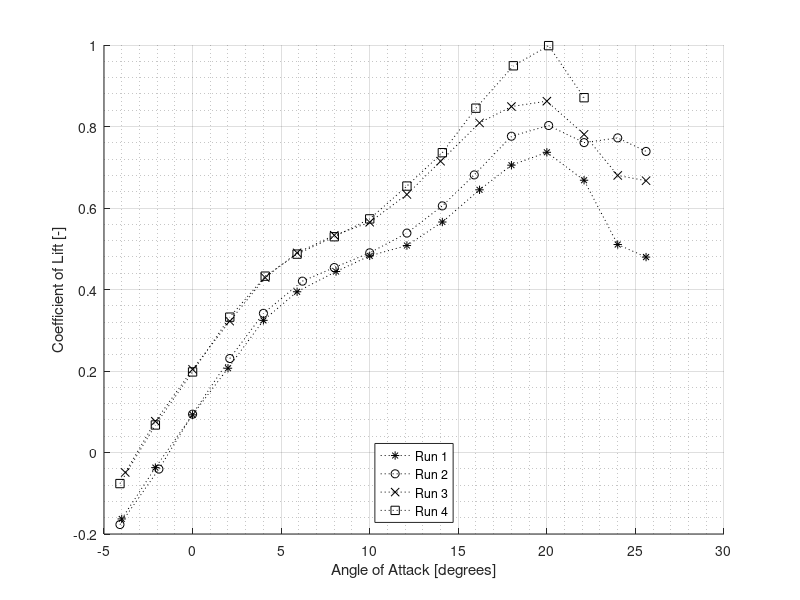
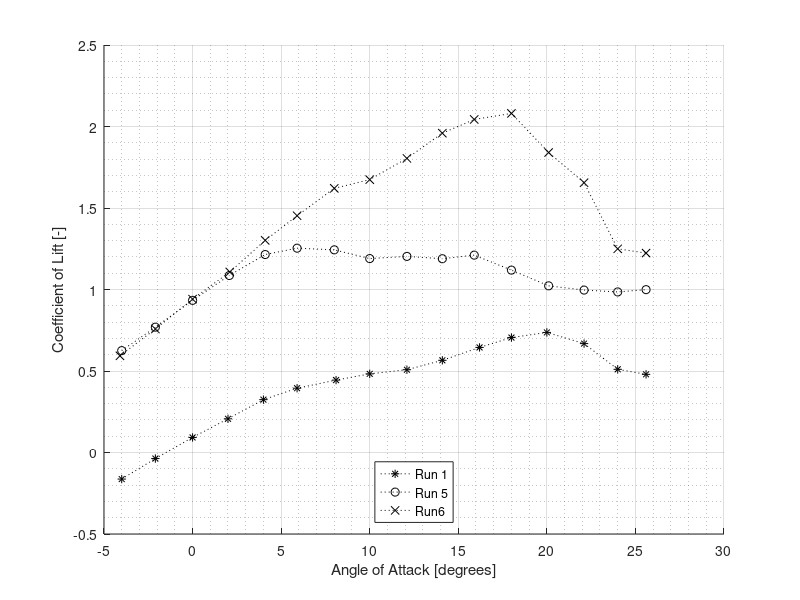
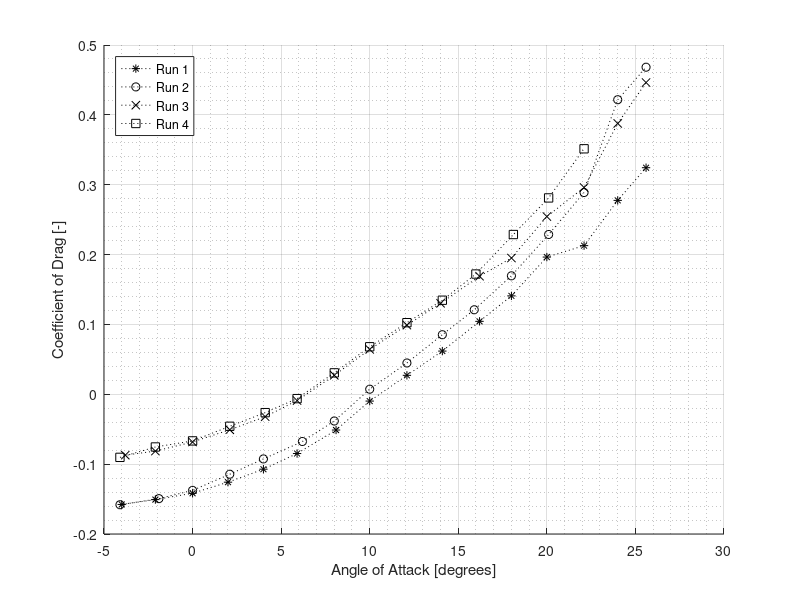
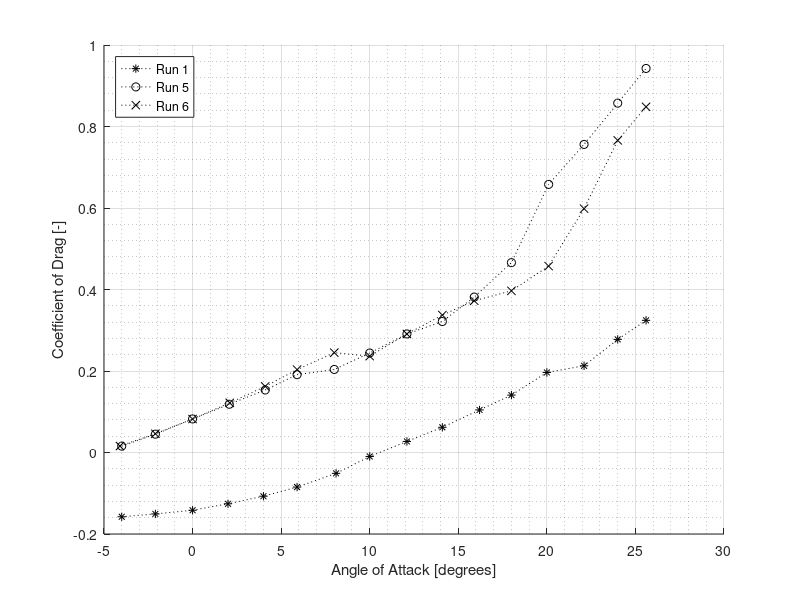

The MATLAB script that drew these images, in order: (Note: this script raises an error after producing the figures.)
%% Flume Experiments

format compact
format short
close all
clear
clc

%% Data

load('Analysis.mat')
load('Tables.mat','ReynoldsTable')

%% Lift for comparison of constant and non constant velocites.
figure
hold on
plot(NonConstant80(:,3),NonConstant80LiftCoefficient,':*k')
plot(Constant80(:,3),Constant80LiftCoefficient,':ok')
plot(NonConstant100(:,3),NonConstant100LiftCoefficient,':xk')
plot(Constant100(:,3),Constant100LiftCoefficient,':sk')
grid minor
grid on
xlabel('Angle of Attack [degrees]')
ylabel('Coefficient of Lift [-]')
legend('Run 1','Run 2','Run 3','Run 4','Location','South')

%% Lift for slat and flap configurations

figure
hold on
plot(NonConstant80(:,3),NonConstant80LiftCoefficient,':*k')
plot(FlapNonConstant80(:,3),FlapNonConstant80LiftCoefficient,':ok')
plot(SlatFlapNonConstant80(:,3),SlatFlapNonConstant80LiftCoefficient,':xk')
grid minor
grid on
xlabel('Angle of Attack [degrees]')
ylabel('Coefficient of Lift [-]')
legend('Run 1','Run 5','Run6','Location','South')

%% Drag for slat and flap configurations

figure
hold on
plot(NonConstant80(:,3),NonConstant80DragCoefficient,':*k')
plot(Constant80(:,3),Constant80DragCoefficient,':ok')
plot(NonConstant100(:,3),NonConstant100DragCoefficient,':xk')
plot(Constant100(:,3),Constant100DragCoefficient,':sk')
grid minor
grid on
xlabel('Angle of Attack [degrees]')
ylabel('Coefficient of Drag [-]')
legend('Run 1','Run 2','Run 3','Run 4','Location','NorthWest')

%% Drag for comparison of constant and non constant velocites.

figure
hold on
plot(NonConstant80(:,3),NonConstant80DragCoefficient,':*k')
plot(FlapNonConstant80(:,3),FlapNonConstant80DragCoefficient,':ok')
plot(SlatFlapNonConstant80(:,3),SlatFlapNonConstant80DragCoefficient,':xk')
grid minor
grid on
xlabel('Angle of Attack [degrees]')
ylabel('Coefficient of Drag [-]')
legend('Run 1','Run 5','Run 6','Location','NorthWest')

%% Lift vs. Drag

Overlap=figure;

% Non-Constant80
subplot(3,2,1)
herrorbar(NonConstant80(:,3),NonConstant80LiftCoefficient,CorrectionNonConstant80(:,1),':ok')
grid minor
grid on
xlabel('Angle of Attack [degrees]')
ylabel('Coefficient of Lift [-]')
title('Run 1')

yyaxis right

errorbar(NonConstant80(:,3),NonConstant80DragCoefficient,CorrectionNonConstant80(:,2),'-*k')
grid minor
grid on
xlabel('Angle of Attack [degrees]')
ylabel('Coefficient of Drag [-]')
legend('Drag','Lift','Location','NorthWest')

% Constant80
subplot(3,2,2)
herrorbar(Constant80(:,3),Constant80LiftCoefficient,CorrectionConstant80(:,1),':ok')
grid minor
grid on
xlabel('Angle of Attack [degrees]')
ylabel('Coefficient of Lift [-]')
title('Run 2')


yyaxis right

errorbar(Constant80(:,3),Constant80DragCoefficient,CorrectionConstant80(:,2),'-*k')
grid minor
grid on
xlabel('Angle of Attack [degrees]')
ylabel('Coefficient of Drag [-]')
legend('Drag','Lift','Location','NorthWest')

% Non-Constant100
subplot(3,2,3)
herrorbar(NonConstant100(:,3),NonConstant100LiftCoefficient,CorrectionNonConstant100(:,1),':ok')
grid minor
grid on
xlabel('Angle of Attack [degrees]')
ylabel('Coefficient of Lift [-]')
title('Run 3')


yyaxis right

errorbar(NonConstant100(:,3),NonConstant100DragCoefficient,CorrectionNonConstant100(:,2),'-*k')
grid minor
grid on
xlabel('Angle of Attack [degrees]')
ylabel('Coefficient of Drag [-]')
legend('Drag','Lift','Location','NorthWest')

% Constant100
subplot(3,2,4)
herrorbar(Constant100(:,3),Constant100LiftCoefficient,CorrectionConstant100(:,1),':ok')
grid minor
grid on
xlabel('Angle of Attack [degrees]')
ylabel('Coefficient of Lift [-]')
title('Run 4')


yyaxis right

errorbar(Constant100(:,3),Constant100DragCoefficient,CorrectionConstant100(:,2),'-*k')
grid minor
grid on
xlabel('Angle of Attack [degrees]')
ylabel('Coefficient of Drag [-]')
legend('Drag','Lift','Location','NorthWest')

% Flap 45 80 mph non-constant velocity
subplot(3,2,5)
herrorbar(NonConstant80(:,3),FlapNonConstant80LiftCoefficient,FlapCorrectionNonConstant80(:,1),':ok')
grid minor
grid on
xlabel('Angle of Attack [degrees]')
ylabel('Coefficient of Lift [-]')
title('Run 5')


yyaxis right

errorbar(NonConstant80(:,3),FlapNonConstant80DragCoefficient,FlapCorrectionNonConstant80(:,2),'-*k')
grid minor
grid on
xlabel('Angle of Attack [degrees]')
ylabel('Coefficient of Drag [-]')
legend('Drag','Lift','Location','NorthWest')

% Slat 3/16 Flap 45 80 mph non-constant velocity
subplot(3,2,6)
herrorbar(NonConstant80(:,3),SlatFlapNonConstant80LiftCoefficient,SlatFlapCorrectionNonConstant80(:,1),':ok')
grid minor
grid on
xlabel('Angle of Attack [degrees]')
ylabel('Coefficient of Lift [-]')
title('Run 6')


yyaxis right

errorbar(NonConstant80(:,3),SlatFlapNonConstant80DragCoefficient,SlatFlapCorrectionNonConstant80(:,2),'-*k')
grid minor
grid on
xlabel('Angle of Attack [degrees]')
ylabel('Coefficient of Drag [-]')
legend('Drag','Lift','Location','NorthWest')

set(Overlap, 'Units', 'normalized', 'Position', [0,0,1/2,1]);

%% Reynold Numbers

figure
hold on

plot(NonConstant80(:,3),ReynoldsTable(:,1),':*k')
plot(Constant80(:,3),ReynoldsTable(:,3),':ok')
plot(NonConstant100(:,3),ReynoldsTable(:,5),':xk')
plot(Constant100(:,3),ReynoldsTable(1:end-2,7),':sk')
plot(FlapNonConstant80(:,3),ReynoldsTable(:,9),':dk')
plot(SlatFlapNonConstant80(:,3),ReynoldsTable(:,11),':vk')

grid minor
grid on
xlabel('Angle of Attack [degrees]')
ylabel('Reynolds Number')
legend('Run 1','Run 2','Run 3','Run 4','Run 5','Run 6','Location','SouthWest')

%% Saving

saveas(1,'ConstantVersusNonConstantLift.png')
saveas(2,'FlapsVersusSlatsLift.png')
saveas(3,'ConstantVersusNonConstantDrag.png')
saveas(4,'FlapsVersusSlatsDrag.png')
saveas(5,'Overlap.png')
saveas(6,'ReynoldNumber.png')